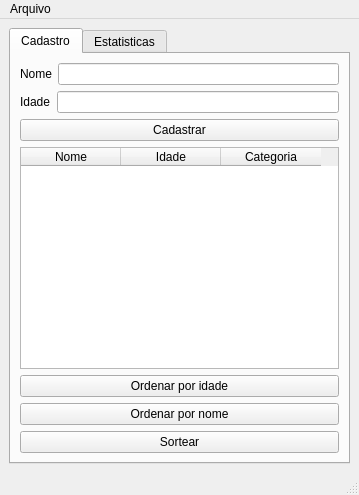
<?xml version="1.0" encoding="UTF-8"?>
<ui version="4.0">
 <class>MainWindow</class>
 <widget class="QMainWindow" name="MainWindow">
  <property name="geometry">
   <rect>
    <x>0</x>
    <y>0</y>
    <width>359</width>
    <height>495</height>
   </rect>
  </property>
  <property name="windowTitle">
   <string>MainWindow</string>
  </property>
  <widget class="QWidget" name="centralwidget">
   <layout class="QHBoxLayout" name="horizontalLayout_3">
    <item>
     <layout class="QVBoxLayout" name="verticalLayout_3">
      <item>
       <widget class="QTabWidget" name="tabWidget">
        <property name="currentIndex">
         <number>0</number>
        </property>
        <widget class="QWidget" name="tab">
         <attribute name="title">
          <string>Cadastro</string>
         </attribute>
         <layout class="QVBoxLayout" name="verticalLayout">
          <item>
           <layout class="QHBoxLayout" name="horizontalLayout_2">
            <item>
             <widget class="QLabel" name="nome_label">
              <property name="text">
               <string>Nome</string>
              </property>
             </widget>
            </item>
            <item>
             <widget class="QLineEdit" name="inputNome"/>
            </item>
           </layout>
          </item>
          <item>
           <layout class="QHBoxLayout" name="horizontalLayout">
            <item>
             <widget class="QLabel" name="idade">
              <property name="text">
               <string>Idade</string>
              </property>
             </widget>
            </item>
            <item>
             <widget class="QLineEdit" name="inputIdade"/>
            </item>
           </layout>
          </item>
          <item>
           <widget class="QPushButton" name="btnCadastrar">
            <property name="text">
             <string>Cadastrar</string>
            </property>
           </widget>
          </item>
          <item>
           <widget class="QTableWidget" name="tabela">
            <column>
             <property name="text">
              <string>Nome</string>
             </property>
            </column>
            <column>
             <property name="text">
              <string>Idade</string>
             </property>
            </column>
            <column>
             <property name="text">
              <string>Categoria</string>
             </property>
            </column>
           </widget>
          </item>
          <item>
           <widget class="QPushButton" name="btnIdade">
            <property name="text">
             <string>Ordenar por idade</string>
            </property>
           </widget>
          </item>
          <item>
           <widget class="QPushButton" name="btnNome">
            <property name="text">
             <string>Ordenar por nome</string>
            </property>
           </widget>
          </item>
          <item>
           <widget class="QPushButton" name="Sortear">
            <property name="text">
             <string>Sortear</string>
            </property>
           </widget>
          </item>
         </layout>
        </widget>
        <widget class="QWidget" name="tab_2">
         <attribute name="title">
          <string>Estatisticas</string>
         </attribute>
         <widget class="QWidget" name="layoutWidget">
          <property name="geometry">
           <rect>
            <x>40</x>
            <y>10</y>
            <width>511</width>
            <height>281</height>
           </rect>
          </property>
          <layout class="QVBoxLayout" name="verticalLayout_2">
           <item>
            <widget class="QGroupBox" name="Ordena_Maioridade">
             <property name="title">
              <string>Maior Idade</string>
             </property>
             <widget class="QLabel" name="outMaiorIdade">
              <property name="geometry">
               <rect>
                <x>190</x>
                <y>30</y>
                <width>121</width>
                <height>41</height>
               </rect>
              </property>
              <property name="text">
               <string/>
              </property>
             </widget>
            </widget>
           </item>
           <item>
            <widget class="QGroupBox" name="ordenar_Menoridade">
             <property name="title">
              <string>Menor Idade</string>
             </property>
             <widget class="QLabel" name="outMenorIdade">
              <property name="geometry">
               <rect>
                <x>210</x>
                <y>40</y>
                <width>101</width>
                <height>31</height>
               </rect>
              </property>
              <property name="text">
               <string/>
              </property>
             </widget>
            </widget>
           </item>
           <item>
            <widget class="QGroupBox" name="media">
             <property name="title">
              <string>Media das Idades</string>
             </property>
             <widget class="QLabel" name="outMediaIdade">
              <property name="geometry">
               <rect>
                <x>200</x>
                <y>30</y>
                <width>111</width>
                <height>31</height>
               </rect>
              </property>
              <property name="text">
               <string/>
              </property>
             </widget>
            </widget>
           </item>
          </layout>
         </widget>
        </widget>
       </widget>
      </item>
     </layout>
    </item>
   </layout>
  </widget>
  <widget class="QMenuBar" name="menubar">
   <property name="geometry">
    <rect>
     <x>0</x>
     <y>0</y>
     <width>359</width>
     <height>21</height>
    </rect>
   </property>
   <widget class="QMenu" name="menuArquivo">
    <property name="title">
     <string>Arquivo</string>
    </property>
    <addaction name="actionCarregar"/>
    <addaction name="actionSalvar"/>
    <addaction name="separator"/>
    <addaction name="actionLimpar_Tabela"/>
   </widget>
   <addaction name="menuArquivo"/>
  </widget>
  <widget class="QStatusBar" name="statusbar"/>
  <action name="actionCarregar">
   <property name="text">
    <string>Carregar</string>
   </property>
   <property name="shortcut">
    <string>Ctrl+C</string>
   </property>
  </action>
  <action name="actionSalvar">
   <property name="text">
    <string>Salvar</string>
   </property>
   <property name="shortcut">
    <string>Ctrl+S</string>
   </property>
  </action>
  <action name="actionLimpar_Tabela">
   <property name="text">
    <string>Limpar Tabela</string>
   </property>
  </action>
 </widget>
 <resources/>
 <connections/>
</ui>
